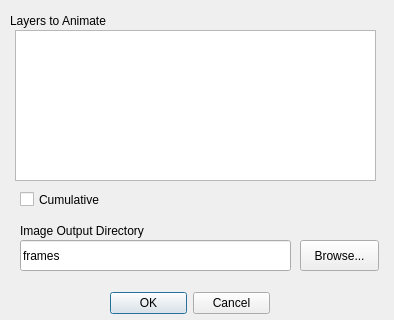
<?xml version="1.0" encoding="UTF-8"?>
<ui version="4.0">
 <class>mmqgis_animate_rows_form</class>
 <widget class="QDialog" name="mmqgis_animate_rows_form">
  <property name="windowModality">
   <enum>Qt::ApplicationModal</enum>
  </property>
  <property name="enabled">
   <bool>true</bool>
  </property>
  <property name="geometry">
   <rect>
    <x>0</x>
    <y>0</y>
    <width>394</width>
    <height>320</height>
   </rect>
  </property>
  <property name="mouseTracking">
   <bool>false</bool>
  </property>
  <property name="windowTitle">
   <string>Animate Rows</string>
  </property>
  <widget class="QDialogButtonBox" name="buttonBox">
   <property name="geometry">
    <rect>
     <x>110</x>
     <y>290</y>
     <width>160</width>
     <height>26</height>
    </rect>
   </property>
   <property name="orientation">
    <enum>Qt::Horizontal</enum>
   </property>
   <property name="standardButtons">
    <set>QDialogButtonBox::Cancel|QDialogButtonBox::Ok</set>
   </property>
  </widget>
  <widget class="QListWidget" name="layernames">
   <property name="geometry">
    <rect>
     <x>15</x>
     <y>30</y>
     <width>361</width>
     <height>151</height>
    </rect>
   </property>
   <property name="selectionMode">
    <enum>QAbstractItemView::ExtendedSelection</enum>
   </property>
  </widget>
  <widget class="QLabel" name="label_5">
   <property name="geometry">
    <rect>
     <x>10</x>
     <y>10</y>
     <width>121</width>
     <height>22</height>
    </rect>
   </property>
   <property name="text">
    <string>Layers to Animate</string>
   </property>
  </widget>
  <widget class="QPushButton" name="browseoutfile">
   <property name="geometry">
    <rect>
     <x>300</x>
     <y>240</y>
     <width>79</width>
     <height>31</height>
    </rect>
   </property>
   <property name="text">
    <string>Browse...</string>
   </property>
  </widget>
  <widget class="QLabel" name="label">
   <property name="geometry">
    <rect>
     <x>20</x>
     <y>220</y>
     <width>161</width>
     <height>22</height>
    </rect>
   </property>
   <property name="text">
    <string>Image Output Directory</string>
   </property>
  </widget>
  <widget class="QLineEdit" name="outdirname">
   <property name="geometry">
    <rect>
     <x>20</x>
     <y>240</y>
     <width>271</width>
     <height>31</height>
    </rect>
   </property>
   <property name="text">
    <string>frames</string>
   </property>
   <property name="readOnly">
    <bool>false</bool>
   </property>
  </widget>
  <widget class="QCheckBox" name="cumulative">
   <property name="geometry">
    <rect>
     <x>20</x>
     <y>190</y>
     <width>101</width>
     <height>19</height>
    </rect>
   </property>
   <property name="text">
    <string>Cumulative</string>
   </property>
  </widget>
 </widget>
 <tabstops>
  <tabstop>layernames</tabstop>
  <tabstop>outdirname</tabstop>
  <tabstop>browseoutfile</tabstop>
  <tabstop>buttonBox</tabstop>
 </tabstops>
 <resources/>
 <connections>
  <connection>
   <sender>buttonBox</sender>
   <signal>accepted()</signal>
   <receiver>mmqgis_animate_rows_form</receiver>
   <slot>accept()</slot>
   <hints>
    <hint type="sourcelabel">
     <x>248</x>
     <y>254</y>
    </hint>
    <hint type="destinationlabel">
     <x>157</x>
     <y>274</y>
    </hint>
   </hints>
  </connection>
  <connection>
   <sender>buttonBox</sender>
   <signal>rejected()</signal>
   <receiver>mmqgis_animate_rows_form</receiver>
   <slot>reject()</slot>
   <hints>
    <hint type="sourcelabel">
     <x>316</x>
     <y>260</y>
    </hint>
    <hint type="destinationlabel">
     <x>286</x>
     <y>274</y>
    </hint>
   </hints>
  </connection>
 </connections>
</ui>
